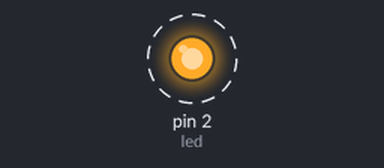
Simulated run of this sketch. Board: Arduino Uno, built with avr-gcc and run on an emulated ATmega328P. Shown: output pins drawn as LEDs (lit = HIGH). Dashed ring = blinking.

Above: at 0.5 s.
Timing chart, 0 to 4.6 s (numbered marks = the images above):
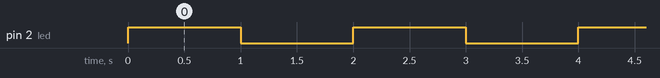

The sketch:

magnificent_vihelmo_lahdi1.ino
```cpp
#define led 2

void setup()
{
  pinMode(led, OUTPUT);
  Serial.begin(9600);
}

void loop()
{
  digitalWrite(led, HIGH);
  delay(1000); // Wait for 1000 millisecond(s)
  digitalWrite(led, LOW);
  delay(1000); // Wait for 1000 millisecond(s)
}
```

Measured:
- by itself, pin 2 (led): alternates HIGH for 1.0 s and LOW for 1.0 s
